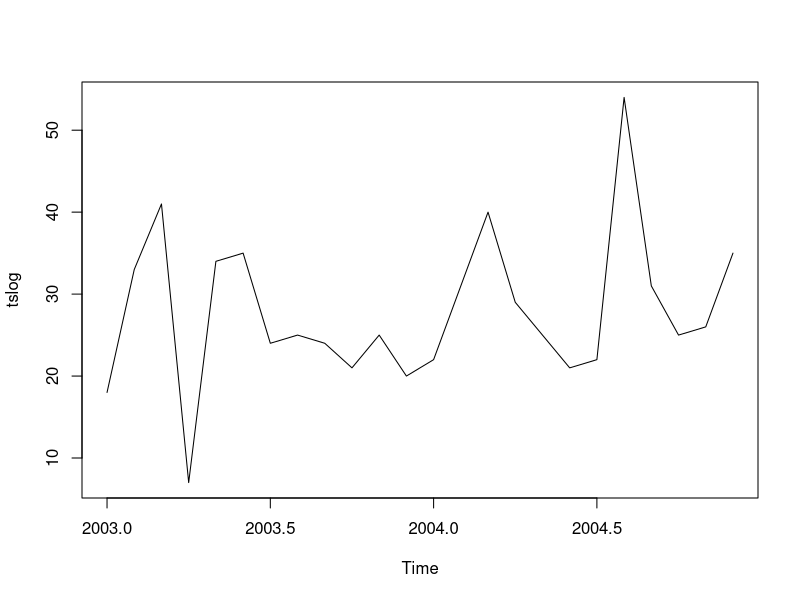
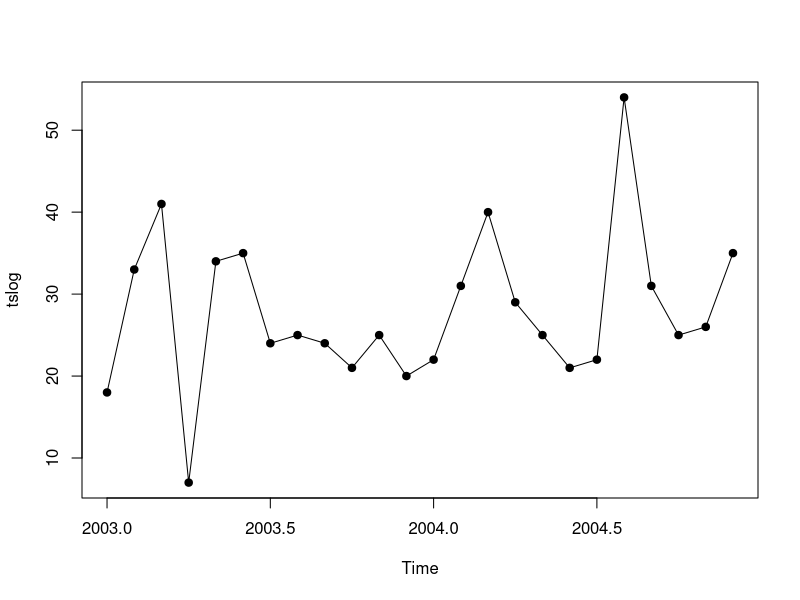
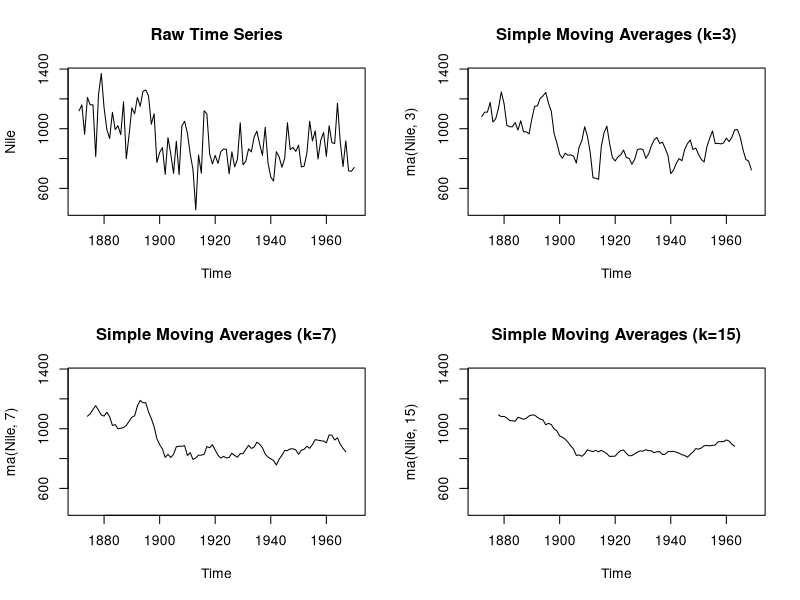

Here is the R script that generated these plots, in order:
library(forecast)

#Creating time series object in R
#Creating data that represents access to a server for a period of time
serverlog <- c(18, 33, 41, 7, 34, 35, 24, 25, 24, 21, 25, 20, 22, 31,
               40, 29, 25, 21, 22, 54, 31, 25, 26, 35)
tslog <- ts(serverlog, start=c(2003, 1), frequency = 12)
#ts() is part of R's time-series functions which creates a time series 
#object in memory
#Start perimeter is the start time, and frequency indicates monthly data

tslog

plot(tslog)
start(tslog)
end(tslog)
frequency(tslog)
#Decimal place in plot(2003.5) represents July 1st, halfway point of 2003

#Subsetting data
tslog.subset <- window(tslog, start=c(2003, 5), end=c(2004, 6))
tslog.subset

#Add connected, solid filled circle to plot
plot(tslog, type="o", pch=19)

#Using Nile data(flood levels at Aswan over 1000 year period)
#Using simple moving average to detect trends in Nile data

#Simple moving average
opar <- par(no.readonly = TRUE)
par(mfrow = c(2,2))
ylim <- c(min(Nile), max(Nile))
plot(Nile, main="Raw Time Series")
plot(ma(Nile, 3), main="Simple Moving Averages (k=3)", ylim=ylim)
plot(ma(Nile, 7), main="Simple Moving Averages (k=7)", ylim=ylim)
plot(ma(Nile, 15), main="Simple Moving Averages (k=15)", ylim=ylim)
par(opar)
#Increasing values of k ensure data is smoothed out
#Have to find value of k that does not over/under smooth
?par